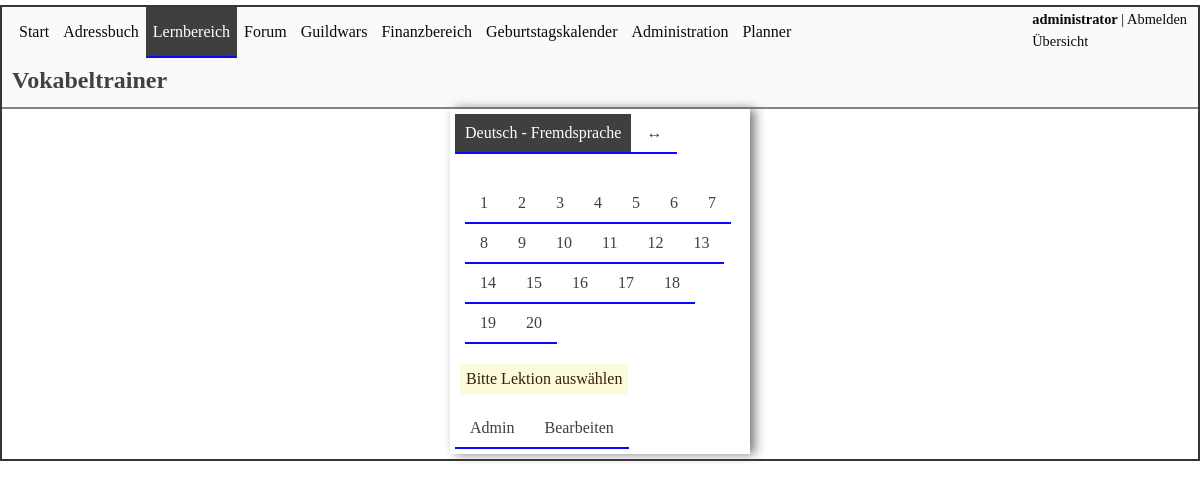
Page /learner/index.php (signed in) on the committed database.
### tables this page shows
CREATE TABLE `uebersicht_kacheln` (
  `id` int(11) NOT NULL,
  `timestamp` timestamp NOT NULL DEFAULT CURRENT_TIMESTAMP ON UPDATE CURRENT_TIMESTAMP,
  `name` varchar(250) NOT NULL COMMENT 'Name der Kachel',
  `link` varchar(250) NOT NULL COMMENT 'Link zur Startseite der Kachel',
  `beschreibung` varchar(250) NOT NULL COMMENT 'Beschreibung der Kachel',
  `sortierung` int(11) NOT NULL COMMENT 'Sortierung',
  `active` tinyint(4) DEFAULT NULL COMMENT 'Kachel aktiviert',
  `cssID` varchar(250) NOT NULL,
  `rightID` int(11) NOT NULL
);

CREATE TABLE `vokabelkategorien` (
  `id` int(11) NOT NULL,
  `timestamp` timestamp NOT NULL DEFAULT CURRENT_TIMESTAMP ON UPDATE CURRENT_TIMESTAMP,
  `kat_name` varchar(100) NOT NULL,
  `sprach_id` int(11) NOT NULL,
  `lektion_nr` int(11) NOT NULL
);

### includes/objekt/mysql.class.php (called while the page is built, shortened)
<?php
class Sql
{
    function connectToDBNewWay()
    {
        try {
            $dbname = $this->getDBName();
            $db = new PDO(
                "mysql:host=localhost;dbname=$dbname", "62_flathacksql1", "12141214", array(PDO::MYSQL_ATTR_INIT_COMMAND => "SET NAMES utf8")
            );
        } catch (Exception $e) {
            $css = '<link href="/flatnet2/css/error.css" type="text/css" rel="stylesheet" />';
            $errorText = "<p class='info'>Datenbank Error</p>";
            $bild = "<img src='/flatnet2/images/fehler/grund.PNG' name='' alt='DatenbankError'>";
            $errorBeschreibung = "<p>Quggan traurig, Quaggan kann die Datenbank nicht finden, nur Errors.</p>";
            die(
                "<body><div><div class='wrapper'>"
                . $css
                . $errorText
                . $bild
                . $errorBeschreibung
                . "</div></div></body></html>"
            );
        }
        return $db;
    }
    function getDBName()
    {
        $name = "62_flathacksql1";
        return $name;
    }
    function getObjektInfo(string $query)
    {
        $db = $this->connectToDBNewWay();
        $stmt = $db->query($query);
        $results = $stmt->fetchAll(PDO::FETCH_OBJ);
        return $results;
    }
    function sqlselect(string $query)
    {
        $results = $this->getObjektInfo($query);
        return $results;
    }
}
?>

### includes/learner.class.php (the view, shortened to what this page needs)
<?php
require 'objekt/functions.class.php';
class Learner extends Functions
{
    function newheader()
    {
        echo '<link href="/flatnet2/css/style.css" type="text/css" rel="stylesheet" />';
        echo "<header class='header'>";
        echo "<div class='userInfo'>";
        if (isset($_SESSION["username"])) {
            echo "<p><strong><a href='/flatnet2/usermanager/usermanager.php'>" . $_SESSION['username'] . "</a></strong> | ";
            echo "<a href='/flatnet2/includes/logout.php'> Abmelden </a></p>";
            echo "<ul>";
            if ($this->userHasRight(36, 0) == true) {
                echo "<li><a href='/flatnet2/uebersicht.php'>&Uuml;bersicht </a></li>";
            } else {
                echo "<li><a href='/flatnet2/informationen/impressum.php'>Impressum</a></li>";
            }
            echo "</ul>";
        } else {
            echo "<p></p>";
        }
        echo "</div>";
        if (isset($_SESSION['username'])) {
            $this->showNaviLinks();
        }
        echo "<div id='ueberschrift'>";
            echo "<h1><a href='/flatnet2/learner/index.php'>Vokabeltrainer</a></h1>";
        echo "</div>";
        echo "</header>";
    }
    function learnerWelcome()
    {
        echo "<div class='outerUebung'>";
        if(isset($_SESSION['username'])) {
            $this->uebungsSelector();
            echo "<div class='innerUebung'>";
            $this->showLang();
            echo "</div>";
            $this->showLinks();
            echo "</div>";
        } else {
            echo "<div class='mainbody'>Bitte erst anmelden <a href='/flatnet2/index.php'>Login</a></div>";
        }
    }
    function showLinks()
    {
        echo "<ul class='finanzNAV'>";
        if ($this->userHasRight(71, 0) == true) {
            if (isset($_SESSION['vokAdministration'])) {
                echo "<li><a id='selected' href='?vokAdminDeaktivate'>admin. off</a></li>";
            } else {
                echo "<li><a id='' href='?vokAdminAktivate'>Admin</a></li>";
            }
        }
        if ($this->userHasRight(72, 0) == true) {
            if (isset($_SESSION['language'])) {
                echo "<li id=''><a href='/flatnet2/admin/control.php?action=3&table=vokabelliste'>Bearbeiten</a>";
            }
        } else {
            if (isset($_SESSION['language'])) {
                echo "<li id=''><a href='/flatnet2/informationen/kontakt.php'>Vorschlag</a>";
            }
        }
        echo "</ul>";
    }
    function uebungsSelector()
    {
        echo "<div class=''><ul class='finanzNAV'>";
        echo "<li";
        if ($_SESSION['LangDiff'] == 0) {
            echo " id='selected' ";
        }
        if ($_SESSION['LangDiff'] == 1) {
            echo"><a href='?setLangDiff=0'>&harr;</a></li>";
        } else {
            echo "><a href='?setLangDiff=0'>Deutsch - Fremdsprache</a></li>";
        }
        echo "<li";
        if ($_SESSION['LangDiff'] == 1) {
            echo " id='selected' ";
        }
        if ($_SESSION['LangDiff'] == 0) {
            echo"><a href='?setLangDiff=1'>&harr;</a></li>";
        } else {
            echo"><a href='?setLangDiff=1'>Fremdsprache - Deutsch</a></li>";
        }
        echo "</ul></div>";
    }
    function showLang()
    {
        if (isset($_SESSION['language'])) {
            $sprachid = $_SESSION['language'];
            $kategorien = $this->getObjektInfo("SELECT * FROM vokabelkategorien WHERE sprach_id=$sprachid");
            if (isset($_GET['showAll'])) {
                echo "<a class='buttonlink' href='?'>Liste ausblenden</a>";
                $showall = "&showAll";
            } else {
                $showall = "";
            }
            echo "<div class='spacer'><ul class='finanzNAV'>";
            for ($i = 0; $i < sizeof($kategorien); $i++) {
                echo "<li";
                if (isset($_SESSION['vokabelkat'])) {
                    if ($_SESSION['vokabelkat'] == $kategorien[$i]->id) {
                        $id = $kategorien[$i]->id;
                        $voksanzahl = $this->getObjektInfo("SELECT count(*) as anzahl FROM vokabelliste WHERE vok_kat=$id");
                        $anzahl = " (" .$voksanzahl[0]->anzahl . ")";
                        echo " id='selected' ";
                    } else {
                        $anzahl = "";
                    }
                } else {
                    $anzahl = "";
                }
                echo "><a href='?setKat=".$kategorien[$i]->id."$showall'>" .$kategorien[$i]->kat_name. "$anzahl</a></li>";
            }
            echo "</ul></div>";
            if (isset($_SESSION['vokabelkat']) AND !isset($_GET['showAll'])) {
                $kategorie = $_SESSION['vokabelkat'];
                $userid = $this->getUserID($_SESSION['username']);
                if (!isset($_SESSION['vokLeicht']) AND !isset($_SESSION['vokIntensiv'])) {
                    $vokabeln = $this->getObjektInfo("SELECT * FROM vokabelliste WHERE vok_kat=$kategorie ORDER BY rand() LIMIT 1");
                }
                if (isset($_SESSION['vokLeicht'])) {
                    $vokabeln = $this->getObjektInfo("SELECT
                     vokabelliste.id
                    ,vokabelliste.vok_kat
                    ,vokabelliste.vok_name_ori
                    ,vokabelliste.vok_name_ueb
                    ,vokabelnfortschritt.vokabel_id
                    ,vokabelnfortschritt.user_id
                    ,vokabelnfortschritt.positiv
                    ,vokabelnfortschritt.negativ
                    FROM vokabelliste INNER JOIN vokabelnfortschritt ON vokabelliste.id=vokabelnfortschritt.vokabel_id
                    WHERE vokabelnfortschritt.user_id=$userid AND vokabelliste.vok_kat=$kategorie AND
                    vokabelnfortschritt.positiv > vokabelnfortschritt.negativ ORDER BY rand() LIMIT 1");
                }
                if (isset($_SESSION['vokIntensiv'])) {
                    $vokabeln = $this->getObjektInfo("SELECT
                     vokabelliste.id
                    ,vokabelliste.vok_kat
                    ,vokabelliste.vok_name_ori
                    ,vokabelliste.vok_name_ueb
                    ,vokabelnfortschritt.vokabel_id
                    ,vokabelnfortschritt.user_id
                    ,vokabelnfortschritt.positiv
                    ,vokabelnfortschritt.negativ
                    FROM vokabelliste INNER JOIN vokabelnfortschritt ON vokabelliste.id=vokabelnfortschritt.vokabel_id
                    WHERE vokabelnfortschritt.user_id=$userid AND vokabelliste.vok_kat=$kategorie AND
                    vokabelnfortschritt.positiv < vokabelnfortschritt.negativ ORDER BY rand() LIMIT 1");
                }
                for ($j = 0; $j < sizeof($vokabeln); $j++) {
                    $vokid = $vokabeln[$j]->id;
                    $fortschritt = $this->getObjektInfo("SELECT * FROM vokabelnfortschritt WHERE user_id=$userid AND vokabel_id=$vokid");
                    if (isset($fortschritt[0]->positiv)) {
                        $positiv = $fortschritt[0]->positiv;
                    } else {
                        $positiv = 0;
                    }
                    if (isset($fortschritt[0]->negativ)) {
                        $negativ = $fortschritt[0]->negativ;
                    } else {
                        $negativ = 0;
                    }
                    if ($_SESSION['LangDiff'] == 1) {
                        echo "<div>";
                        echo "<p><span class='vokabel'>" . $vokabeln[$j]->vok_name_ori . "</span> <span class='right'>(pos. $positiv / neg. $negativ)</span></p>";
                        echo '<p><span class="vokabel" id="versteckt" style="display:none;">' . $vokabeln[$j]->vok_name_ueb. '</span></p>';
                        echo "</div>";
                    }
                    if ($_SESSION['LangDiff'] == 0) {
                        echo "<div>";
                        echo "<p><span class='vokabel'>" . $vokabeln[$j]->vok_name_ueb . "</span> <span class='right'>(pos. $positiv / neg. $negativ)</span></p>";
                        echo '<p><span class="vokabel" id="versteckt" style="display:none;">' . $vokabeln[$j]->vok_name_ori. '</span></p>';
                        echo "</div>";
                    }
                }
                echo "<div class='spacer'>";
                $this->setPositiv();
                $this->setNegativ();
                if (isset($vokid)) {
                    echo "<button class='positiv' onclick=\"document.getElementById('versteckt').style.display = 'block'\">L&ouml;sung</button>";
                    echo "<a class='positiv' href='?weiterPositiv&vokid=".$vokid."'>Richtig</a>";
                    echo "<a class='negativ' href='?weiterNegativ&vokid=".$vokid."'>Falsch</a>";
                } else {
                    echo "<p class='hinweis'>Mit dieser Auswahl wurden keine Vokabeln gefunden.</p>";
                }
                echo "</div>";
            } else {
                if (!isset($_GET['showAll'])) {
                    echo "<div class='hinweis'>Bitte Lektion auswählen</div>";
                }
            }
        } else {
            echo "<p class='hinweis'>Bitte Sprache wählen</p>";
        }
    }
}
?>

### includes/objekt/functions.class.php (shortened to what this page needs)
<?php
require 'mysql.class.php';
class Functions extends Sql
{
    public function getUserID($username)
    {
        $userInfo = $this->sqlselect("SELECT id, Name FROM benutzer WHERE Name = '$username' LIMIT 1");
        if (isset($userInfo[0]->id)) {
            $userID = $userInfo[0]->id;
        } else {
            $userID = 0;
        }
        return $userID;
    }
    public function userHasRight($id, $user)
    {
        if ($user == 0) {
            $user = $this->getUserID($_SESSION['username']);
        }
        $query = "SELECT besitzer, right_id FROM rights WHERE besitzer = $user AND right_id = $id LIMIT 1";
        $userHasRight = $this->sqlselect($query);
        if (isset($userHasRight[0]->besitzer) and isset($userHasRight[0]->right_id)) {
            if ($userHasRight[0]->besitzer == $user and $userHasRight[0]->right_id == $id) {
                return true;
            } else {
                return false;
            }
        } else {
            return false;
        }
    }
    public function showNaviLinks()
    {
        echo "<ul id='navigation'>";
        $kacheln = $this->sqlselect("SELECT * FROM uebersicht_kacheln WHERE active=1 ORDER BY sortierung");
        if ($this->userHasRight(7, 0) == "true") {
            echo "<li>	<a href='/flatnet2/uebersicht.php' id='uebersicht'>Start</a></li>";
        }
        for ($i = 0; $i < sizeof($kacheln); $i++) {
            if ($this->userHasRight($kacheln[$i]->rightID, 0) == true) {
                echo "<li>";
                echo "<a id='" . $kacheln[$i]->cssID . "' href='" . $kacheln[$i]->link . "'>" . $kacheln[$i]->name . "</a>";
                echo "</li>";
            }
        }
        echo "</ul>";
    }
}

### css/style.css (style rules this page uses)
html { overflow: scroll; }
body { font-size: 1em; font-style: normal; font-weight: normal; text-decoration: none; }
* { padding: 0px; margin: 0px; }
p { padding-bottom: 5px; font-size: 1em; }
h1 { font-size: 1.5em; padding-top: 5px; padding-bottom: 15px; color: #3f3f3f; }
a { color: #000095; text-decoration: none; font-size: 1em; }
li { margin-left: 28px; }
.header { padding: 10px; background-color: #fafafa; border-bottom: 2px solid gray; color: rgb(139, 139, 139); height: 80px; overflow: hidden; }
.userInfo { max-width: 20%; float: right; border: 1px solid transparent; margin-top: -17px; max-height: 100px; overflow: hidden; padding-top: 10px; color: black; font-size: 0.9em; }
.userInfo a, .userInfo p { color: black; }
.userInfo ul { font-size: 1em; }
.userInfo li { display: inline; color: black; margin-left: 0px; }
.userInfo li a, .userInfo li a:hover, .userInfo li a:visited, .userInfo li a:visited:hover { color: black; }
.header #ueberschrift { margin-top: 4px; }
.header #ueberschrift a { color: rgb(59, 59, 59); }
.header #navigation li { display: inline; margin: 0px; }
.header #navigation { margin-top: -10px; }
.header #navigation li a:link, .header #navigation li a:visited { padding: 15px 6px 15px 6px; display: inline-block; border: 1px solid transparent; text-align: center; color: black; -webkit-transition: all 0.4s ease-in-out; -moz-transition: all 0.4s ease-in-out; -ms-transition: all 0.4s ease-in-out; -o-transition: all 0.4s ease-in-out; transition: all 0.4s ease-in-out; text-decoration: none; }
#uebersicht #uebersicht, #guildwars #guildwars, #forum #forum, #profil #profil, #adressbuch #adressbuch, #learner #learner, #toyota #toyota, #planner #planner, #gebkalender #gebkalender, #informationen #dokumentation, #kontakt #kontakt, #administration #administration, #kontakt2 #kontakt, #doku #doku, #quellen #quellen, #finanzen #finanzen, #impressum #impressum { border-bottom: 2px solid #0400ff; background-color: #383838; color: white; -webkit-transition: all 0.4s ease-in-out; -moz-transition: all 0.4s ease-in-out; -ms-transition: all 0.4s ease-in-out; -o-transition: all 0.4s ease-in-out; transition: all 0.4s ease-in-out; }
.finanzNAV { background-color: white; padding: 5px; border-radius: 10px; }
.finanzNAV li { display: inline-block; margin: 0px 0px 0px 0px; padding: 10px 15px 10px 15px; color: #0003b3; border-bottom: 2px solid blue; }
.finanzNAV li a { color: #383838; }
#konten #konten , #monate #monate , #shares #shares , #stat #stat , .finanzNAV #selected { display: inline-block; margin: 0px 0px 0px 0px; background-color: #383838; color: white; padding: 10px; }
.finanzNAV #selected a { color: white; }
.outerUebung { margin-left: auto; margin-right: auto; margin-bottom: 5px; width: 300px; box-shadow: 5px 0px 10px rgba(85, 85, 85, 0.808); border-radius: 0px; padding: 0px; }
.innerUebung { padding: 10px; }
.hinweis { background-color: #fbfbd9; border: 1px solid transparent; padding: 5px; display: inline-block; margin-top: 5px; color: rgb(48, 23, 2) !important; }
.spacer { margin-top: 10px; margin-bottom: 10px; background-color: transparent; color: black; }

### rows in the picture
uebersicht_kacheln: name "Adressbuch"
uebersicht_kacheln: name "Lernbereich"
uebersicht_kacheln: name "Forum"
uebersicht_kacheln: name "Guildwars"
uebersicht_kacheln: name "Finanzbereich"
uebersicht_kacheln: name "Geburtstagskalender"
uebersicht_kacheln: name "Administration"
uebersicht_kacheln: name "Planner"
vokabelkategorien: kat_name "1"
vokabelkategorien: kat_name "2"
vokabelkategorien: kat_name "3"
vokabelkategorien: kat_name "4"
vokabelkategorien: kat_name "5"
vokabelkategorien: kat_name "6"
vokabelkategorien: kat_name "7"
vokabelkategorien: kat_name "8"
vokabelkategorien: kat_name "9"
vokabelkategorien: kat_name "10"
vokabelkategorien: kat_name "11"
vokabelkategorien: kat_name "12"
vokabelkategorien: kat_name "13"
vokabelkategorien: kat_name "14"
vokabelkategorien: kat_name "15"
vokabelkategorien: kat_name "16"
vokabelkategorien: kat_name "17"
vokabelkategorien: kat_name "18"
vokabelkategorien: kat_name "19"
vokabelkategorien: kat_name "20"

### other values in the picture
$_SESSION['username'] "administrator"
